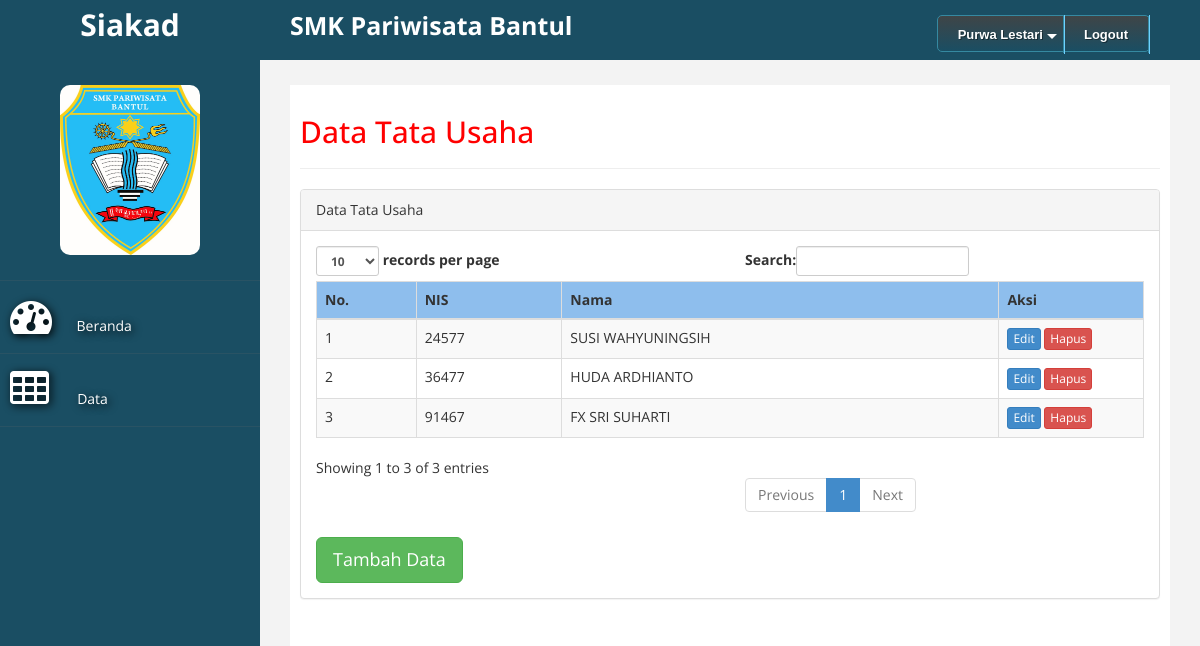
The page /index.php?act=data_tata_usaha (signed in) on the database its author committed.
### tables this page shows
CREATE TABLE `guru` (
  `nip` int(5) NOT NULL,
  `nama` varchar(25) NOT NULL,
  `alamat` varchar(50) NOT NULL
);

CREATE TABLE `tata_usaha` (
  `nip` int(9) NOT NULL,
  `nama` varchar(25) NOT NULL
);

### data_tata_usaha.php (the view, shortened to what this page needs)
<?php
include "koneksi.php";
$no = 1;
$sql="select * from tata_usaha";
$hasil=mysqli_query($kon, $sql) ;
?>
<h2>Data Tata Usaha</h2>
<hr>
<div class="panel panel-default">
    <div class="panel-heading">
         Data Tata Usaha
    </div>
    <div class="panel-body">
        <div class="table-responsive">
            <table class="table table-striped table-bordered table-hover" id="dataTables-example">
                <thead>
                    <tr bgcolor="#8EBEED">
                        <th>No.</th>
                        <th>NIS</th>
                        <th>Nama</th>
                        <th width="150px">Aksi</th>
                    </tr>
                </thead>
                <tbody>
                    <?php
                    while($data = mysqli_fetch_assoc($hasil)){
                ?>
                    <tr class="odd gradeX">
                        <td><?php echo $no++; ?></td>
                        <td><?php echo $data['nip']; ?></td>
                        <td><?php echo $data['nama']; ?></td>
                        <td>
                            <a href="?act=edit_tata_usaha&nip=<?php echo$data['nip'];?>" class="btn btn-primary btn-xs">Edit</a>
                            <a href="hapus_tata_usaha.php?nip=<?php echo$data['nip'];?>"
                               onClick="return confirm('Apakah anda yakin untuk menghapus data ini?');" class="btn btn-danger btn-xs">Hapus</a>
                        </td>
                    </tr>
                <?php
                    }
                ?>
                </tbody>
            </table>
			<a href="?act=tambah_tata_usaha" class="btn btn-success btn-lg">Tambah Data</a>
        </div>
    </div>
</div>

### menu_atas.php (shortened to what this page needs)
<div id='cssmenu'>
<ul>
  <?php
    if($_SESSION['level'] == '1'){
    include 'koneksi.php';
  $sql = mysqli_query($kon,"select nama from guru where nip = $_SESSION[username]");
  $sql2 = mysqli_fetch_assoc($sql);
?>
   <li class='has-sub '><a href='#'><span><?php echo $sql2['nama']; ?></span></a>
 <?php } ?>
   </li>
   <li><a href='logout.php'><span>Logout</span></a></li>
</ul>
</div>

### custom.css (style rules this page uses)
body { font-family: 'Open Sans', sans-serif; }
h2 { color: #f00; }

### menu_atas.php (style rules this page uses)
#cssmenu { height:37px; display:block; padding:0; margin:0; border:1px solid; border-radius:5px; }
#cssmenu > ul { list-style:inside none; padding:0; margin:0; }
#cssmenu > ul > li { list-style:inside none; padding:0; margin:0; float:left; display:block; position:relative; }
#cssmenu > ul > li > a { outline:none; display:block; position:relative; padding:12px 20px; font:bold 13px/100% Arial, Helvetica, sans-serif; text-align:center; text-decoration:none; text-shadow:1px 1px 0 rgba(0,0,0, 0.4); }
#cssmenu > ul > li:first-child > a { border-radius:5px 0 0 5px; }
#cssmenu > ul > li > a:after { content:''; position:absolute; border-right:1px solid; top:-1px; bottom:-1px; right:-2px; z-index:99; }
#cssmenu > ul > li.has-sub > a:before { content:''; position:absolute; top:18px; right:6px; border:5px solid transparent; border-top:5px solid #fff; }
#cssmenu, #cssmenu > ul > li > ul > li a:hover { background:#3f4547; background:-moz-linear-gradient(top, #3f4547 0%, #1a4e63 100%); background:-webkit-gradient(linear, left top, left bottom, color-stop(0%,#3f4547), color-stop(100%,#1a4e63)); background:-webkit-linear-gradient(top, #3f4547 0%,#1a4e63 100%); background:-o-linear-gradient(top, #3f4547 0%,#1a4e63 100%); background:-ms-linear-gradient(top, #3f4547 0%,#1a4e63 100%); background:linear-gradient(top, #3f4547 0%,#1a4e63 100%); filter:progid:DXImageTransform.Microsoft.gradient(startColorstr='#3f4547', endColorstr='#1a4e63',GradientType=0); }
#cssmenu { border-color:#3589a1; }
#cssmenu > ul > li > a { border-right:1px solid #3589a1; color:#fff; }
#cssmenu > ul > li > a:after { border-color:#6ed1ff; }

### rows shown on the page
guru: nama "Purwa Lestari"
tata_usaha: nip "24577", nama "SUSI WAHYUNINGSIH"
tata_usaha: nip "36477", nama "HUDA ARDHIANTO"
tata_usaha: nip "91467", nama "FX SRI SUHARTI"
